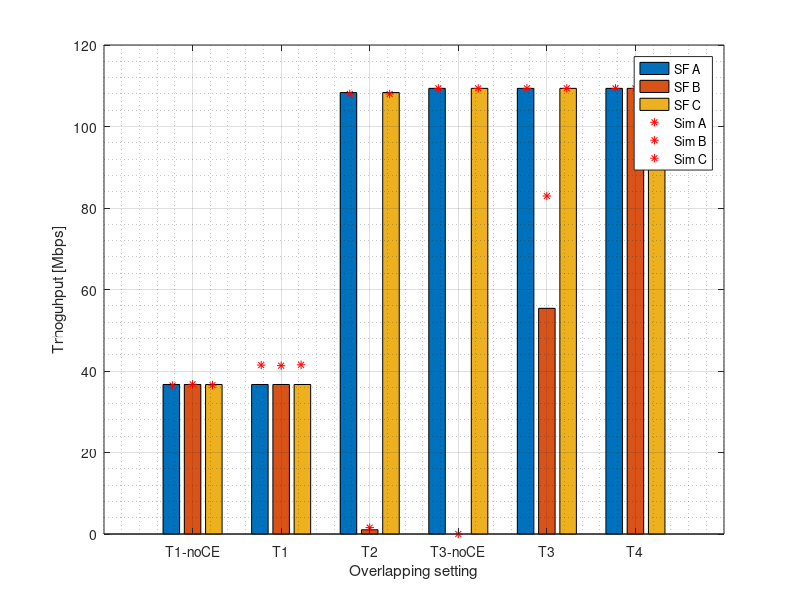

The MATLAB script that drew this image:
clc
clear
close all

%% SFCTMN
s_T1_noCE_sfctmn = [36.69	36.69	36.69];       % Full overlapping (no CE)
s_T1_sfctmn = [36.69	36.69	36.69];       % Full overlapping
s_T2_sfctmn = [108.33	1.04	108.33];     % Neighbor overlapping
s_T3_sfctmn = [109.36	55.38	109.36];     % Potential overlapping (SINR accomplished)
s_T3_noCE_sfctmn = [109.36	0.00	109.36];     % Potential overlapping: SINR not accomplished in B - CE = 50 dB
s_T4_sfctmn = [109.36	109.36	109.36];     % No overlapping

%% KOMONDOR

s_T1_noCE_kom = [36.43	36.75	36.54];             % Full overlapping (no CE)
s_T1_kom = [41.46	41.31	41.53];             % Full overlapping
s_T2_kom = [107.99	1.57	107.98];           % Neighbor overlapping
s_T3_kom = [109.37	82.94	109.36];          % Potential overlapping (SINR accomplished)
s_T3_noCE_kom = [109.36	0.00	109.36];  % Potential overlapping: SINR not accomplished in B - CE = 50 dB (99.998 % packet lost)
s_T4_kom = [109.37	109.36	109.36];                % No overlapping

% Missing WLANs A and C points regarding Komondor
figure
bar([s_T1_noCE_sfctmn; s_T1_sfctmn; s_T2_sfctmn; s_T3_noCE_sfctmn; s_T3_sfctmn; s_T4_sfctmn])
hold on
delta_x_axis = 0.225;

plot(1-delta_x_axis,s_T1_noCE_kom(1), 'r*');
plot(1,s_T1_noCE_kom(2), 'r*');
plot(1+delta_x_axis,s_T1_noCE_kom(3), 'r*');

plot(2-delta_x_axis,s_T1_kom(1), 'r*');
plot(2,s_T1_kom(2), 'r*');
plot(2+delta_x_axis,s_T1_kom(3), 'r*');

plot(3-delta_x_axis,s_T2_kom(1), 'r*');
plot(3,s_T2_kom(2), 'r*');
plot(3+delta_x_axis,s_T2_kom(3), 'r*');

plot(4-delta_x_axis,s_T3_noCE_sfctmn(1), 'r*');
plot(4,s_T3_noCE_sfctmn(2), 'r*');
plot(4+delta_x_axis,s_T3_noCE_sfctmn(3), 'r*');

plot(5-delta_x_axis,s_T3_kom(1), 'r*');
plot(5,s_T3_kom(2), 'r*');
plot(5+delta_x_axis,s_T3_kom(3), 'r*');

plot(6-delta_x_axis,s_T4_sfctmn(1), 'r*');
plot(6,s_T4_sfctmn(2), 'r*');
plot(6+delta_x_axis,s_T4_sfctmn(3), 'r*');
grid on
grid minor

xticks(1:6)
xticklabels({'T1-noCE','T1','T2','T3-noCE','T3','T4'})
xlabel('Overlapping setting')
ylabel('Trhoguhput [Mbps]')
% legend('WLAN A','WLAN B','WLAN C', 'Komondor')

[legend_h,object_h,plot_h,text_strings] = legend('SF A','SF B','SF C', 'Sim A', 'Sim B', 'Sim C');
